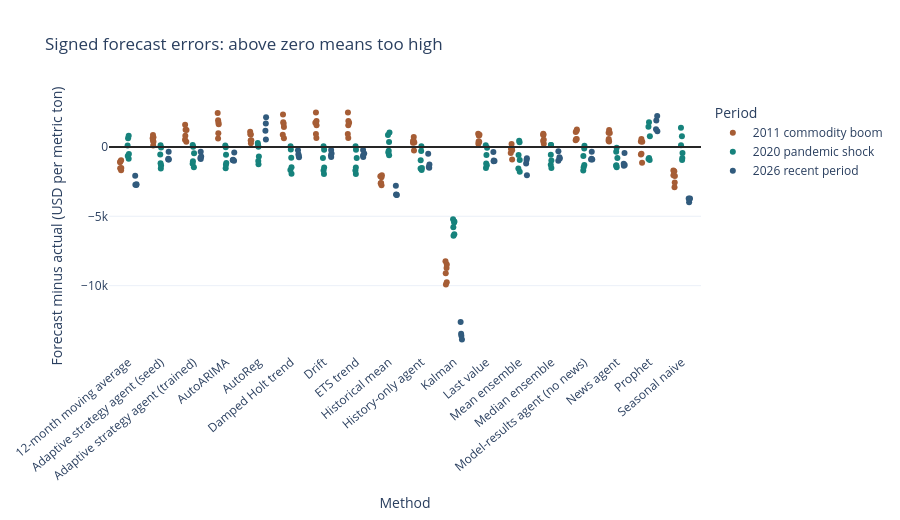

Write notebook code for a chart like this one.
### Code cell
signed_error_figure = px.strip(
    scored,
    x="model",
    y="error",
    color="scenario",
    title="Signed forecast errors: above zero means too high",
    labels={"model": "Method", "error": "Forecast minus actual (USD per metric ton)", "scenario": "Period"},
    color_discrete_sequence=[COPPER, TEAL, "#315b7d"],
)
signed_error_figure.add_hline(y=0, line_color=CHARCOAL, line_width=2)
signed_error_figure.update_layout(template="plotly_white", height=520, xaxis_tickangle=-40)
signed_error_figure.show()

display(
    scenario_scorecard.loc[
        :,
        ["scenario", "Scenario rank by MAE", "model", "MAE", "RMSE", "MASE", "Bias", "Scored forecasts"],
    ].round(3)
)

### Figure 1 — Plotly figure (JSON) as saved in the notebook; plotly's stock layout.template omitted (floating-point values rounded to 4 significant figures)
{"data": [{"alignmentgroup": "True", "boxpoints": "all", "fillcolor": "rgba(255,255,255,0)", "hoveron": "points", "hovertemplate": "Period=2011 commodity boom<br>Method=%{x}<br>Forecast minus actual (USD per metric ton)=%{y}<extra></extra>", "legendgroup": "2011 commodity boom", "line": {"color": "rgba(255,255,255,0)"}, "marker": {"color": "#a65d35"}, "name": "2011 commodity boom", "offsetgroup": "2011 commodity boom", "orientation": "v", "pointpos": 0, "showlegend": true, "type": "box", "x": ["12-month moving average", "12-month moving average", "12-month moving average", "12-month moving average", "12-month moving average", "12-month moving average", "Adaptive strategy agent (seed)", "Adaptive strategy agent (seed)", "Adaptive strategy agent (seed)", "Adaptive strategy agent (seed)", "Adaptive strategy agent (seed)", "Adaptive strategy agent (seed)", "Adaptive strategy agent (trained)", "Adaptive strategy agent (trained)", "Adaptive strategy agent (trained)", "Adaptive strategy agent (trained)", "Adaptive strategy agent (trained)", "Adaptive strategy agent (trained)", "AutoARIMA", "AutoARIMA", "AutoARIMA", "AutoARIMA", "AutoARIMA", "AutoARIMA", "AutoReg", "AutoReg", "AutoReg", "AutoReg", "AutoReg", "AutoReg", "Damped Holt trend", "Damped Holt trend", "Damped Holt trend", "Damped Holt trend", "Damped Holt trend", "Damped Holt trend", "Drift", "Drift", "Drift", "Drift", "Drift", "Drift", "ETS trend", "ETS trend", "ETS trend", "ETS trend", "ETS trend", "ETS trend", "Historical mean", "Historical mean", "Historical mean", "Historical mean", "Historical mean", "Historical mean", "History-only agent", "History-only agent", "History-only agent", "History-only agent", "History-only agent", "History-only agent", "Kalman", "Kalman", "Kalman", "Kalman", "Kalman", "Kalman", "Last value", "Last value", "Last value", "Last value", "Last value", "Last value", "Mean ensemble", "Mean ensemble", "Mean ensemble", "Mean ensemble", "Mean ensemble", "Mean ensemble", "Median ensemble", "Median ensemble", "Median ensemble", "Median ensemble", "Median ensemble", "Median ensemble", "Model-results agent (no news)", "Model-results agent (no news)", "Model-results agent (no news)", "Model-results agent (no news)", "Model-results agent (no news)", "Model-results agent (no news)", "News agent", "News agent", "News agent", "News agent", "News agent", "News agent", "Prophet", "Prophet", "Prophet", "Prophet", "Prophet", "Prophet", "Seasonal naive", "Seasonal naive", "Seasonal naive", "Seasonal naive", "Seasonal naive", "Seasonal naive"], "x0": " ", "xaxis": "x", "y": [-1533.0, -1513.0, -961.7, -1097.0, -1681.0, -1028.0, 377.6, 467.2, 868.3, 633.1, 99.54, 702.0, 377.6, 517.2, 1218.0, 1233.0, 799.5, 1602.0, 615.4, 986.3, 1767.0, 1918.0, 1630.0, 2451.0, 466.8, 481.5, 1089.0, 895.0, 258.6, 924.1, 622.1, 886.0, 1679.0, 1785.0, 1441.0, 2332.0, 643.2, 929.5, 1746.0, 1877.0, 1559.0, 2477.0, 643.2, 929.5, 1746.0, 1877.0, 1559.0, 2477.0, -2618.0, -2597.0, -2046.0, -2181.0, -2765.0, -2112.0, 446.6, 317.2, 718.3, 433.1, -250.5, 302.0, -9923.0, -9748.0, -8242.0, -9113.0, -8732.0, -8469.0, 377.6, 398.2, 949.3, 814.1, 230.5, 882.9, -241.8, -68.17, -440.2, 218.0, -904.3, -125.9, 434.1, 525.8, 949.3, 854.6, 230.5, 882.9, 476.6, 567.2, 1168.0, 1083.0, 549.5, 1252.0, 446.6, 567.2, 1218.0, 1033.0, 399.5, 1002.0, 401.5, 570.1, -481.4, -1142.0, -547.7, 375.9, -2036.0, -1753.0, -2089.0, -2565.0, -2900.0, -1695.0], "y0": " ", "yaxis": "y"}, {"alignmentgroup": "True", "boxpoints": "all", "fillcolor": "rgba(255,255,255,0)", "hoveron": "points", "hovertemplate": "Period=2020 pandemic shock<br>Method=%{x}<br>Forecast minus actual (USD per metric ton)=%{y}<extra></extra>", "legendgroup": "2020 pandemic shock", "line": {"color": "rgba(255,255,255,0)"}, "marker": {"color": "#16827c"}, "name": "2020 pandemic shock", "offsetgroup": "2020 pandemic shock", "orientation": "v", "pointpos": 0, "showlegend": true, "type": "box", "x": ["12-month moving average", "12-month moving average", "12-month moving average", "12-month moving average", "12-month moving average", "12-month moving average", "Adaptive strategy agent (seed)", "Adaptive strategy agent (seed)", "Adaptive strategy agent (seed)", "Adaptive strategy agent (seed)", "Adaptive strategy agent (seed)", "Adaptive strategy agent (seed)", "Adaptive strategy agent (trained)", "Adaptive strategy agent (trained)", "Adaptive strategy agent (trained)", "Adaptive strategy agent (trained)", "Adaptive strategy agent (trained)", "Adaptive strategy agent (trained)", "AutoARIMA", "AutoARIMA", "AutoARIMA", "AutoARIMA", "AutoARIMA", "AutoARIMA", "AutoReg", "AutoReg", "AutoReg", "AutoReg", "AutoReg", "AutoReg", "Damped Holt trend", "Damped Holt trend", "Damped Holt trend", "Damped Holt trend", "Damped Holt trend", "Damped Holt trend", "Drift", "Drift", "Drift", "Drift", "Drift", "Drift", "ETS trend", "ETS trend", "ETS trend", "ETS trend", "ETS trend", "ETS trend", "Historical mean", "Historical mean", "Historical mean", "Historical mean", "Historical mean", "Historical mean", "History-only agent", "History-only agent", "History-only agent", "History-only agent", "History-only agent", "History-only agent", "Kalman", "Kalman", "Kalman", "Kalman", "Kalman", "Kalman", "Last value", "Last value", "Last value", "Last value", "Last value", "Last value", "Mean ensemble", "Mean ensemble", "Mean ensemble", "Mean ensemble", "Mean ensemble", "Mean ensemble", "Median ensemble", "Median ensemble", "Median ensemble", "Median ensemble", "Median ensemble", "Median ensemble", "Model-results agent (no news)", "Model-results agent (no news)", "Model-results agent (no news)", "Model-results agent (no news)", "Model-results agent (no news)", "Model-results agent (no news)", "News agent", "News agent", "News agent", "News agent", "News agent", "News agent", "Prophet", "Prophet", "Prophet", "Prophet", "Prophet", "Prophet", "Seasonal naive", "Seasonal naive", "Seasonal naive", "Seasonal naive", "Seasonal naive", "Seasonal naive"], "x0": " ", "xaxis": "x", "y": [804.1, 622.2, 107.4, -510.4, -646.4, -842.9, 127.0, -39.83, -544.6, -1172.0, -1328.0, -1555.0, 142.0, 10.17, -454.6, -1022.0, -1208.0, -1455.0, 107.2, -21.59, -558.8, -1164.0, -1281.0, -1538.0, 166.6, 294.0, 17.63, -689.3, -1020.0, -1240.0, 56.99, -192.2, -774.0, -1458.0, -1661.0, -1923.0, 52.1, -202.3, -789.6, -1480.0, -1689.0, -1958.0, 52.1, -202.3, -789.6, -1480.0, -1689.0, -1958.0, 1047.0, 864.7, 350.0, -267.9, -403.8, -600.3, 42.03, -289.8, -954.6, -1522.0, -1558.0, -1655.0, -5383.0, -5445.0, -5221.0, -6408.0, -5797.0, -6295.0, 124.7, -57.19, -572.0, -1190.0, -1326.0, -1522.0, 456.1, 334.7, -574.0, -947.0, -1561.0, -1796.0, 145.6, 136.2, -558.8, -981.1, -1281.0, -1522.0, 92.03, -119.8, -654.6, -1292.0, -1458.0, -1705.0, -57.97, -339.8, -804.6, -1322.0, -1358.0, -1455.0, 770.5, 1464.0, 1788.0, -798.3, -860.4, -932.3, 1380.0, 778.1, 127.6, -431.3, -799.0, -945.6], "y0": " ", "yaxis": "y"}, {"alignmentgroup": "True", "boxpoints": "all", "fillcolor": "rgba(255,255,255,0)", "hoveron": "points", "hovertemplate": "Period=2026 recent period<br>Method=%{x}<br>Forecast minus actual (USD per metric ton)=%{y}<extra></extra>", "legendgroup": "2026 recent period", "line": {"color": "rgba(255,255,255,0)"}, "marker": {"color": "#315b7d"}, "name": "2026 recent period", "offsetgroup": "2026 recent period", "orientation": "v", "pointpos": 0, "showlegend": true, "type": "box", "x": ["12-month moving average", "12-month moving average", "12-month moving average", "12-month moving average", "Adaptive strategy agent (seed)", "Adaptive strategy agent (seed)", "Adaptive strategy agent (seed)", "Adaptive strategy agent (seed)", "Adaptive strategy agent (trained)", "Adaptive strategy agent (trained)", "Adaptive strategy agent (trained)", "Adaptive strategy agent (trained)", "AutoARIMA", "AutoARIMA", "AutoARIMA", "AutoARIMA", "AutoReg", "AutoReg", "AutoReg", "AutoReg", "Damped Holt trend", "Damped Holt trend", "Damped Holt trend", "Damped Holt trend", "Drift", "Drift", "Drift", "Drift", "ETS trend", "ETS trend", "ETS trend", "ETS trend", "Historical mean", "Historical mean", "Historical mean", "Historical mean", "History-only agent", "History-only agent", "History-only agent", "History-only agent", "Kalman", "Kalman", "Kalman", "Kalman", "Last value", "Last value", "Last value", "Last value", "Mean ensemble", "Mean ensemble", "Mean ensemble", "Mean ensemble", "Median ensemble", "Median ensemble", "Median ensemble", "Median ensemble", "Model-results agent (no news)", "Model-results agent (no news)", "Model-results agent (no news)", "Model-results agent (no news)", "News agent", "News agent", "News agent", "News agent", "Prophet", "Prophet", "Prophet", "Prophet", "Seasonal naive", "Seasonal naive", "Seasonal naive", "Seasonal naive"], "x0": " ", "xaxis": "x", "y": [-2075.0, -2697.0, -2737.0, -2727.0, -340.7, -912.2, -902.0, -842.8, -340.7, -862.2, -802.0, -692.8, -395.4, -915.4, -998.1, -964.6, 546.5, 1175.0, 1697.0, 2138.0, -240.4, -740.8, -660.3, -531.3, -227.9, -715.3, -621.2, -477.9, -227.9, -715.4, -621.2, -477.9, -2800.0, -3421.0, -3461.0, -3452.0, -490.7, -1262.0, -1452.0, -1493.0, -13460.0, -13870.0, -12610.0, -13610.0, -362.0, -983.4, -1023.0, -1014.0, -821.5, -1186.0, -2048.0, -937.4, -301.2, -828.1, -998.1, -747.9, -340.7, -912.2, -902.0, -842.8, -440.7, -1212.0, -1352.0, -1293.0, 1285.0, 1132.0, 2223.0, 1905.0, -3718.0, -3981.0, -3717.0, -3772.0], "y0": " ", "yaxis": "y"}], "layout": {"boxmode": "group", "height": 520, "legend": {"title": {"text": "Period"}, "tracegroupgap": 0}, "shapes": [{"line": {"color": "#262626", "width": 2}, "type": "line", "x0": 0, "x1": 1, "xref": "x domain", "y0": 0, "y1": 0, "yref": "y"}], "title": {"text": "Signed forecast errors: above zero means too high"}, "xaxis": {"anchor": "y", "domain": [0, 1], "tickangle": -40, "title": {"text": "Method"}}, "yaxis": {"anchor": "x", "domain": [0, 1], "title": {"text": "Forecast minus actual (USD per metric ton)"}}}}
